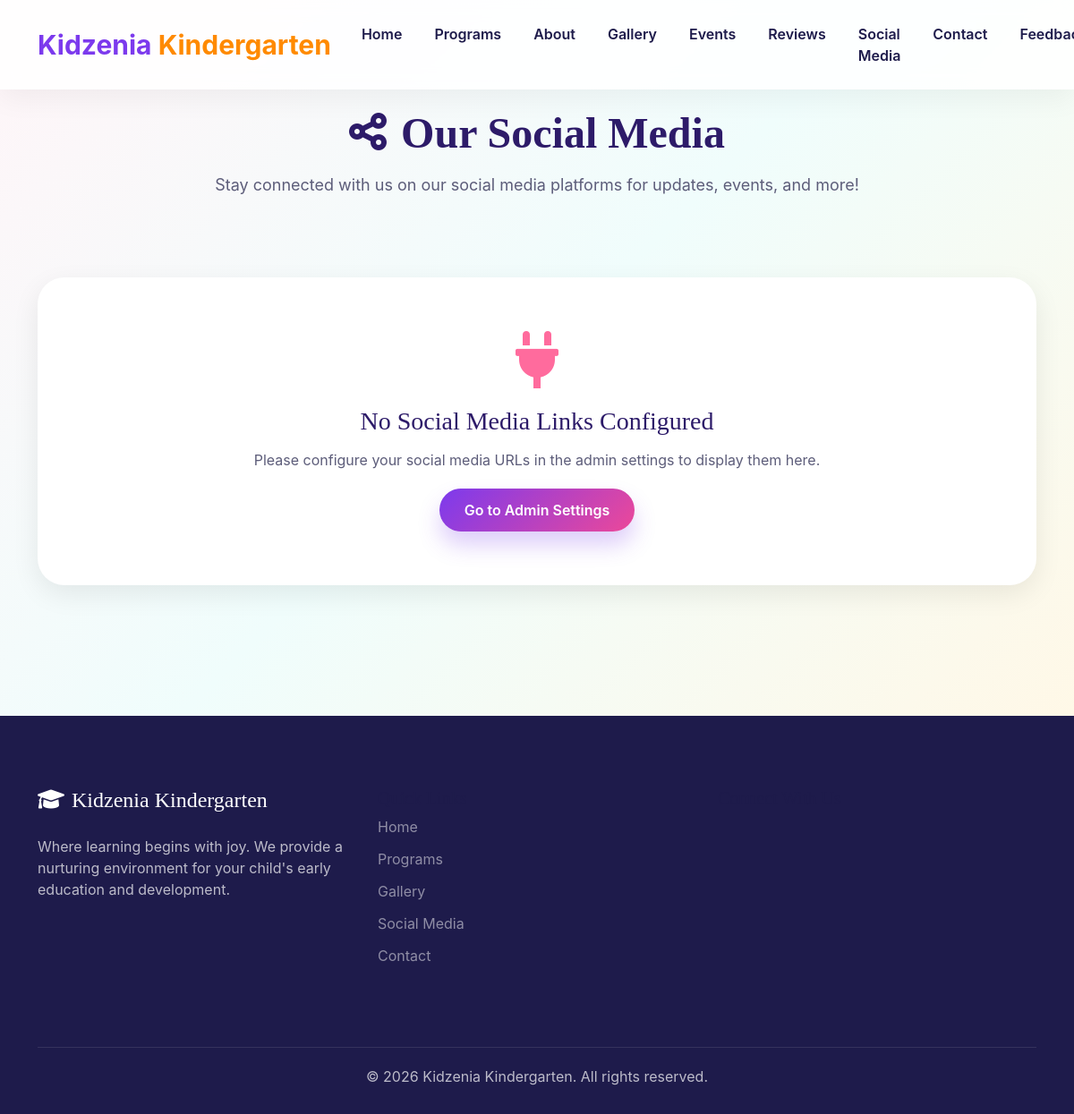
The page /social_media.php on the database its author committed.
### tables this page shows
CREATE TABLE IF NOT EXISTS `homepage_cms` (
  `id` int(11) NOT NULL AUTO_INCREMENT,
  `section` varchar(50) NOT NULL,
  `content_key` varchar(100) NOT NULL,
  `content_type` enum('text','textarea','image','url','number','boolean') NOT NULL,
  `content_value` text DEFAULT NULL,
  `image_path` varchar(255) DEFAULT NULL,
  `is_active` tinyint(1) DEFAULT 1,
  `created_at` timestamp DEFAULT CURRENT_TIMESTAMP,
  `updated_at` timestamp DEFAULT CURRENT_TIMESTAMP ON UPDATE CURRENT_TIMESTAMP,
  PRIMARY KEY (`id`),
  UNIQUE KEY `unique_section_key` (`section`,`content_key`)
);

### social_media.php (the view, shortened to what this page needs)
<?php
try {
    $database = new Database();
    $db = $database->getConnection();
    $cms_query = "SELECT * FROM homepage_cms WHERE is_active = 1 ORDER BY section, content_key";
    $cms_stmt = $db->prepare($cms_query);
    $cms_stmt->execute();
    $cms_results = $cms_stmt->fetchAll(PDO::FETCH_ASSOC);
    $cms_content = [];
    foreach ($cms_results as $row) {
        $cms_content[$row['section']][$row['content_key']] = $row;
    }
} catch(PDOException $exception) {
    $cms_content = [];
}
?>
<!DOCTYPE html>
<html lang="en">
<head>
    <link href="https://cdn.jsdelivr.net/npm/bootstrap@5.3.0/dist/css/bootstrap.min.css" rel="stylesheet">
    <link href="https://cdnjs.cloudflare.com/ajax/libs/font-awesome/6.0.0/css/all.min.css" rel="stylesheet">
    <link rel="stylesheet" href="assets/style.css">
</head>
<body>
    <nav class="navbar navbar-expand-lg fixed-top">
        <div class="container">
            <a class="navbar-brand" href="index.php">
                <?php
                $logo_image = $cms_content['header']['logo_image']['content_value'] ?? $cms_content['header']['logo_image']['image_path'] ?? '';
                if (!empty($logo_image)) {
                    if (strpos($logo_image, 'http') === 0) {
                        $logo_src = $logo_image;
                    } else {
                        $logo_src = 'uploads/homepage/' . $logo_image;
                    }
                    echo '<img src="' . htmlspecialchars($logo_src) . '" alt="Kidzenia Logo" style="height: 40px; margin-right: 10px;">';
                } else {
                    echo htmlspecialchars($cms_content['header']['logo_text']['content_value'] ?? 'Kidzenia');
                }
                ?>
                <?php if (empty($logo_image)): ?>
                    <span><?php echo htmlspecialchars($cms_content['header']['logo_text_span']['content_value'] ?? 'Kindergarten'); ?></span>
                <?php endif; ?>
            </a>
              <div class="collapse navbar-collapse" id="navbarNav">
      <ul class="navbar-nav mx-auto">
        <li class="nav-item"><a class="nav-link" href="index.php#home"><?php echo htmlspecialchars($cms_content['nav']['link_home']['content_value'] ?? 'Home'); ?></a></li>
        <li class="nav-item"><a class="nav-link" href="index.php#programs"><?php echo htmlspecialchars($cms_content['nav']['link_programs']['content_value'] ?? 'Programs'); ?></a></li>
        <li class="nav-item"><a class="nav-link" href="index.php#about"><?php echo htmlspecialchars($cms_content['nav']['link_about']['content_value'] ?? 'About'); ?></a></li>
        <li class="nav-item"><a class="nav-link" href="index.php#gallery"><?php echo htmlspecialchars($cms_content['nav']['link_gallery']['content_value'] ?? 'Gallery'); ?></a></li>
        <li class="nav-item"><a class="nav-link" href="index.php#events"><?php echo htmlspecialchars($cms_content['nav']['link_events']['content_value'] ?? 'Events'); ?></a></li>
        <li class="nav-item"><a class="nav-link" href="index.php#reviews">Reviews</a></li>
        <li class="nav-item"><a class="nav-link" href="social_media.php">Social Media</a></li>
        <li class="nav-item"><a class="nav-link" href="index.php#contact"><?php echo htmlspecialchars($cms_content['nav']['link_contact']['content_value'] ?? 'Contact'); ?></a></li>
        <li class="nav-item"><a class="nav-link" href="index.php#feedback">Feedback</a></li>
      </ul>
        </div>
    </nav>
    <section class="social-media-section">
        <div class="container">
            <div class="section-title">
                <h1><i class="fas fa-share-alt me-3"></i>Our Social Media</h1>
                <p>Stay connected with us on our social media platforms for updates, events, and more!</p>
            </div>
            <?php if (empty($cms_content['footer']['facebook_url']['content_value']) &&
                      empty($cms_content['footer']['twitter_url']['content_value']) &&
                      empty($cms_content['footer']['instagram_url']['content_value']) &&
                      empty($cms_content['footer']['youtube_url']['content_value']) &&
                      empty($cms_content['footer']['linkedin_url']['content_value'])): ?>
                <div class="no-social">
                    <i class="fas fa-plug"></i>
                    <h3>No Social Media Links Configured</h3>
                    <p>Please configure your social media URLs in the admin settings to display them here.</p>
                    <a href="auth/login.php" class="btn btn-theme">Go to Admin Settings</a>
                </div>
            <?php endif; ?>
        </div>
    </section>
    <footer class="footer">
        <div class="container">
            <div class="row">
                <div class="col-lg-4 mb-4">
                    <h4><i class="fas fa-graduation-cap me-2"></i>Kidzenia Kindergarten</h4>
                    <p>Where learning begins with joy. We provide a nurturing environment for your child's early education and development.</p>
                </div>
                <div class="col-lg-4 mb-4">
                    <h5>Quick Links</h5>
                    <ul class="list-unstyled">
                        <li class="mb-2"><a href="index.php#home" class="text-white-50">Home</a></li>
                        <li class="mb-2"><a href="index.php#programs" class="text-white-50">Programs</a></li>
                        <li class="mb-2"><a href="index.php#gallery" class="text-white-50">Gallery</a></li>
                        <li class="mb-2"><a href="social_media.php" class="text-white-50">Social Media</a></li>
                        <li class="mb-2"><a href="contact.php" class="text-white-50">Contact</a></li>
                    </ul>
                </div>
                <div class="col-lg-4 mb-4">
                    <h5>Connect With Us</h5>
                </div>
            </div>
            <div class="footer-bottom">
                <p class="mb-0">&copy; <?php echo date('Y'); ?> Kidzenia Kindergarten. All rights reserved.</p>
            </div>
        </div>
    </footer>
</body>
</html>

### assets/style.css (style rules this page uses)
:root { --primary: #7C3AED; --secondary: #FF8A00; --light-purple: #F3E8FF; --light-orange: #FFF3E6; --dark: #1E1B4B; --text: #475569; --white: #ffffff; --success: #22C55E; --pink: #EC4899; --sky: #0EA5E9; }
* { margin: 0; padding: 0; box-sizing: border-box; }
body { font-family: 'Inter', sans-serif; color: var(--text); overflow-x: hidden; background: #FAFAFF; }
h1,h2,h3,h4,h5,h6 { font-family: 'Baloo 2', cursive; color: var(--dark); }
.navbar { padding: 18px 0; background: rgba(255,255,255,0.85); backdrop-filter: blur(10px); box-shadow: 0 10px 30px rgba(0,0,0,0.05); }
.navbar-brand { font-size: 30px; font-weight: 700; color: var(--primary); }
.navbar-brand span { color: var(--secondary); }
.nav-link { font-weight: 600; margin: 0 10px; color: var(--dark); transition: 0.3s; }
.btn-theme { background: linear-gradient(135deg, var(--primary), var(--pink)); color: white; padding: 12px 28px; border-radius: 50px; border: none; font-weight: 600; transition: 0.4s; box-shadow: 0 15px 25px rgba(124,58,237,0.25); }
section { padding: 100px 0; }
.section-title { text-align: center; margin-bottom: 70px; }
.footer { background: var(--dark); color: rgba(255,255,255,0.7); padding: 80px 0 30px; }
.footer h4 { color: white; margin-bottom: 25px; }
.footer a { color: rgba(255,255,255,0.7); text-decoration: none; display: block; margin-bottom: 12px; transition: 0.3s; }
.footer-bottom { border-top: 1px solid rgba(255,255,255,0.1); margin-top: 50px; padding-top: 20px; text-align: center; }
a { text-decoration: none; }

### social_media.php (style rules this page uses)
.social-media-section { padding: 120px 0 60px; background: linear-gradient(135deg, #FFF5F8 0%, #F0FDFC 50%, #FFF8E7 100%); min-height: 100vh; }
.section-title { text-align: center; margin-bottom: 50px; }
.section-title h1 { font-size: 48px; font-weight: 700; color: #2D1B69; margin-bottom: 15px; }
.section-title p { font-size: 18px; color: #5D5D7A; }
.no-social { text-align: center; padding: 60px 20px; background: white; border-radius: 30px; box-shadow: 0 10px 30px rgba(0,0,0,0.08); }
.no-social i { font-size: 64px; color: #FF6B9D; margin-bottom: 20px; }
.no-social h3 { font-size: 28px; color: #2D1B69; margin-bottom: 15px; }
.no-social p { font-size: 16px; color: #5D5D7A; margin-bottom: 20px; }

### rows shown on the page
homepage_cms: content_value "Kidzenia"
homepage_cms: content_value "Kindergarten"
homepage_cms: content_value "Home"
homepage_cms: content_value "Programs"
homepage_cms: content_value "About"
homepage_cms: content_value "Gallery"
homepage_cms: content_value "Events"
homepage_cms: content_value "Contact"
